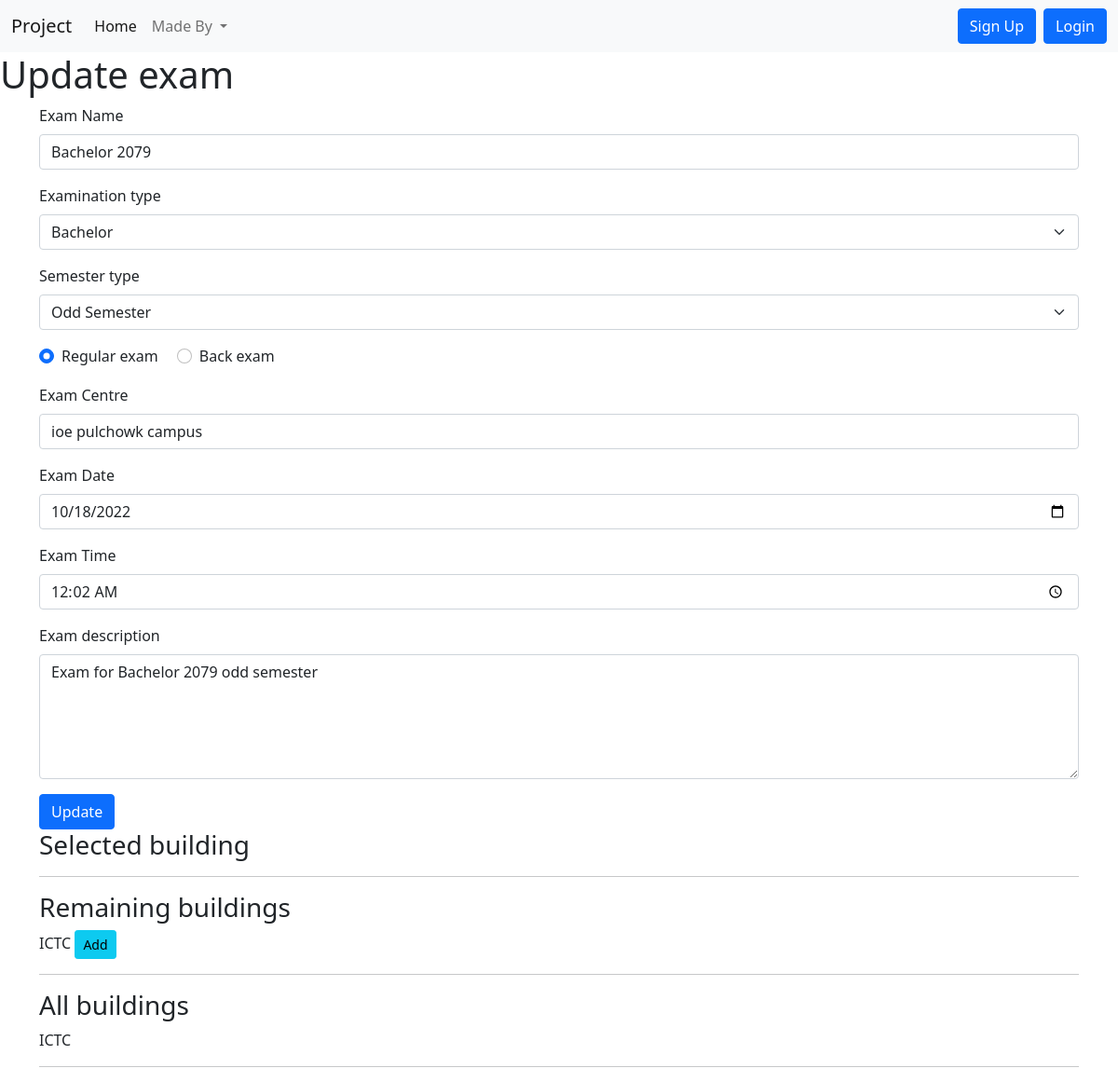
Page /updateexam/1 on the committed database.
### home/models.py (models this page shows, shortened)
class Addexam(models.Model):
    examname=models.CharField(max_length=122)
    examtype=models.CharField(max_length=122)
    examsemtype=models.CharField(max_length=122,blank=True,null=True)
    regularback=models.CharField(max_length=122,blank=True,null=True)
    examcentre=models.CharField(max_length=122)
    examdate=models.CharField(max_length=122)
    newexamdate=models.DateField(max_length=122,blank=True, null=True)
    examtime=models.CharField(max_length=122)
    newexamtime=models.TimeField(max_length=122,blank=True, null=True)
    examdesc=models.TextField()
    examaddbuilding=models.ManyToManyField(Addbuilding,blank=True)

class Addbuilding(models.Model):
    buildingname=models.CharField(max_length=122)
    rooms=models.ManyToManyField(Addroom,blank=True)

### home/views.py (the view)
# urls.py: path("updateexam/<addexam_id>",views.updateexam,name='updateexam'),
def updateexam(request, addexam_id):
    addexam_data = Addexam.objects.get(pk=addexam_id)
    buildingsinexam=addexam_data.examaddbuilding.all()
    removedbuildingsinexam_data = Addbuilding.objects.exclude(pk__in=buildingsinexam)
    alladdbuilding_data = Addbuilding.objects.all()
    allexam_data = Addexam.objects.all()
    data = {
        'allexam_data': allexam_data,
        'addexam_data': addexam_data,
        'buildingsinexam':buildingsinexam,
        'removedbuildingsinexam_data':removedbuildingsinexam_data,
        'alladdbuilding_data':alladdbuilding_data,
    }
    return render(request, "addexam.html", data)

### templates/addexam.html (shortened to what this page needs)
{% extends 'base.html' %}
{% block addexamcontent %}
{% if addexam_data %}
<h1>Update exam</h1>
<div class="container">
  <form method="post" action="{% url 'updatefunc' addexam_data.id %}">
    <div class="mb-3">
      <label for="examname" class="form-label">Exam Name</label>
      <input type="text" value="{{addexam_data.examname}}" required class="form-control" id="examname" name="examname"
        placeholder="Enter exam name">
    </div>
    <div class="mb-3">
      <label for="examtype" class="form-label">Examination type</label>
      <select onchange="entranceonot(this);" class="form-select" aria-label="Default select example" id="examtype"
        name="examtype" required>
        <option value="Exam Bachelor">Bachelor</option>
      </select>
    </div>
    <div class="mb-3" id="oddevenselect">
      <label for="examsemtype" class="form-label">Semester type</label>
      <select class="form-select" required id="examsemtype" name="examsemtype">
        <option value="Odd Semester">Odd Semester</option>
      </select>
    </div>
    <div class="mb-3" id="regularbackselect">
      <div class="form-check form-check-inline">
        <input class="form-check-input" required type="radio" name="regularback" id="examregular" value="Regular exam">
        <label class="form-check-label" for="examregular">Regular exam</label>
      </div>
      <div class="form-check form-check-inline">
        <input class="form-check-input" type="radio" name="regularback" id="examback" value="Back exam">
        <label class="form-check-label" for="examback">Back exam</label>
      </div>
    </div>
    <div class="mb-3">
      <label for="examcentre" class="form-label">Exam Centre</label>
      <input value="{{addexam_data.examcentre}}" type="text" required class="form-control" id="examcentre"
        name="examcentre" placeholder="Enter exam centre">
    </div>
    <div class="mb-3">
      <label for="examdate" class="form-label">Exam Date</label>
      <input value="{{addexam_data.examdate}}" type="date" min="" required class="form-control" id="examdate"
        name="examdate">
    </div>
    <div class="mb-3">
      <label for="examtime" class="form-label">Exam Time</label>
      <input value="{{addexam_data.examtime}}" type="time" required class="form-control" id="examtime" name="examtime">
    </div>
    <div class="mb-3">
      <label for="examdesc" class="form-label">Exam description</label>
      <textarea class="form-control" id="examdesc" required name="examdesc"
        rows="5">{{addexam_data.examdesc}}</textarea>
    </div>
    <button type="submit" class="btn btn-primary">Update</button>
  </form>
</div>
<div class="container">
  <h3>Selected building</h3>
  <hr>
  <h3>Remaining buildings</h3>
  <div>
    {% for rbied in removedbuildingsinexam_data %}
    <p>{{rbied.buildingname}}
      <a href="{% url 'addbuildinginexam' rbied.id addexam_data.id%}"><button class="btn btn-info btn-sm">Add</button></a>
    </p>
    {% endfor %}
  </div>
  <hr>
  <h3>All buildings</h3>
  <div>
    {% for aabd in alladdbuilding_data %}
    <p>{{aabd.buildingname}}</p>
    {% endfor %}
  </div>
  <hr>
</div>
{% endif %}
{% endblock addexamcontent %}

### rows in the picture
Addexam: examname "Bachelor 2079", examcentre "ioe pulchowk campus", examdate "10/18/2022", examtime "00:02", examdesc "Exam for Bachelor 2079 odd semester"
Addbuilding: buildingname "ICTC"
